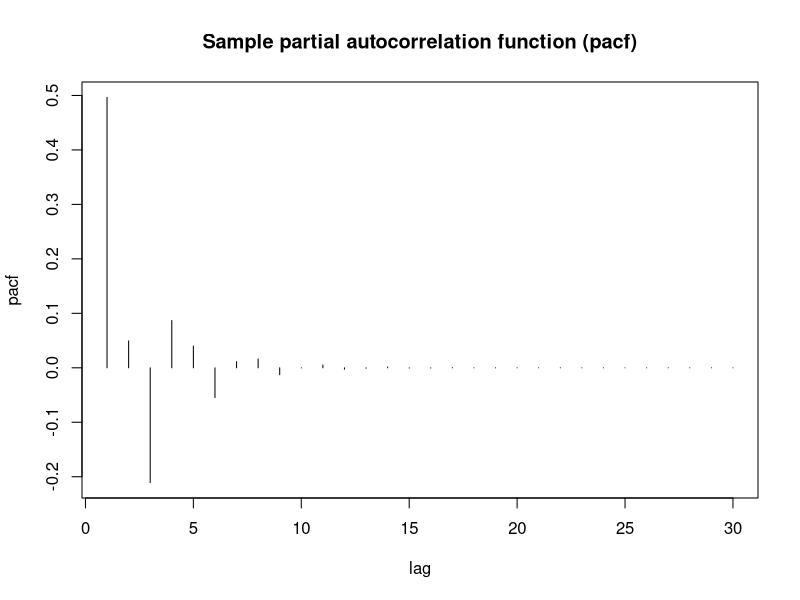

This figure's R source:
# clear variables and close windows
rm(list = ls(all = TRUE))
graphics.off()

# parameter settings
lag = 30  # lag value
b1  = 0.5  # value of beta_1
b2  = 0.4  # value of beta_2

# Plot
plot(ARMAacf(ar = numeric(0), ma = c(b1, b2), lag.max = lag, pacf = TRUE), type = "h", 
    xlab = "lag", ylab = "pacf")
title("Sample partial autocorrelation function (pacf)")
